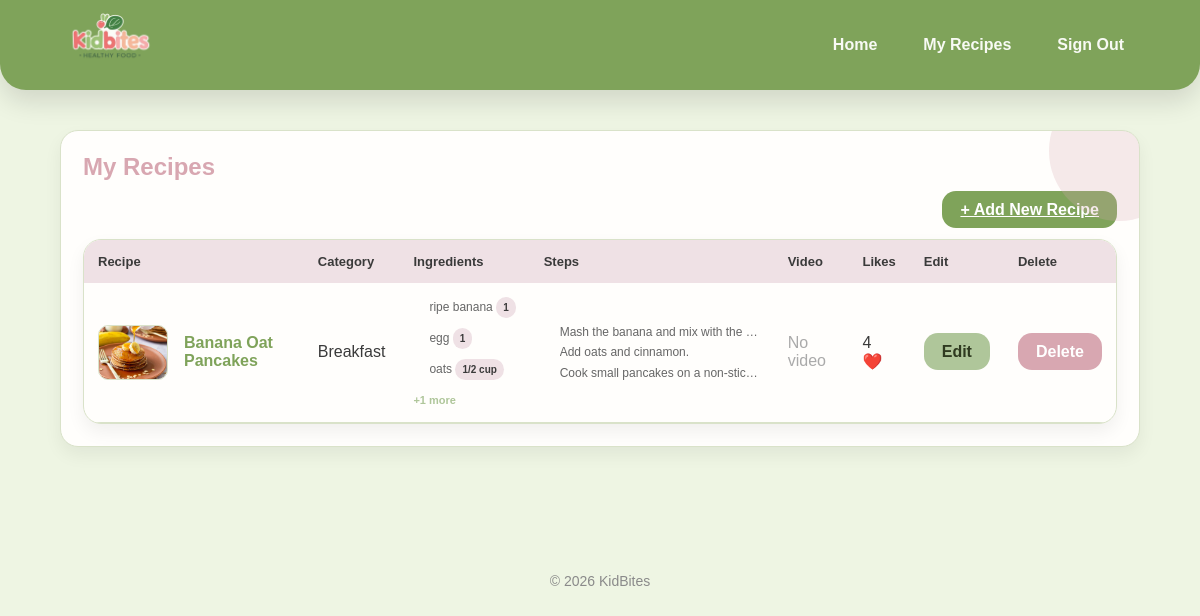
The page /my-recipes.php (signed in) on the database its author committed.
### tables this page shows
CREATE TABLE `recipe` (
  `id` int(11) NOT NULL,
  `userID` int(11) DEFAULT NULL,
  `categoryID` int(11) DEFAULT NULL,
  `name` varchar(100) DEFAULT NULL,
  `description` text,
  `photoFileName` varchar(255) DEFAULT NULL,
  `videoFilePath` varchar(255) DEFAULT NULL
);

CREATE TABLE `recipecategory` (
  `id` int(11) NOT NULL,
  `categoryName` varchar(50) NOT NULL
);

CREATE TABLE `ingredients` (
  `id` int(11) NOT NULL,
  `recipeID` int(11) DEFAULT NULL,
  `ingredientName` varchar(100) DEFAULT NULL,
  `ingredientQuantity` varchar(50) DEFAULT NULL
);

CREATE TABLE `instructions` (
  `id` int(11) NOT NULL,
  `recipeID` int(11) DEFAULT NULL,
  `step` text,
  `stepOrder` int(11) DEFAULT NULL
);

### my-recipes.php (the view, shortened to what this page needs)
<?php
$userID = $_SESSION['userID'];
include "db.php";
$sql = "SELECT r.id, r.name, r.photoFileName, r.videoFilePath, rc.categoryName,
        (SELECT COUNT(*) FROM likes WHERE recipeID = r.id) AS likeCount
        FROM recipe r
        JOIN recipecategory rc ON r.categoryID = rc.id
        WHERE r.userID = ?";
$stmt = $conn->prepare($sql);
$stmt->bind_param("i", $userID);
$stmt->execute();
$result = $stmt->get_result();
$ingredientsMap  = [];
$instructionsMap = [];
$stmt2 = $conn->prepare(
    "SELECT id FROM recipe WHERE userID = ?"
);
$stmt2->bind_param("i", $userID);
$stmt2->execute();
$idsResult = $stmt2->get_result();
$recipeIDs = [];
while ($r = $idsResult->fetch_assoc()) {
    $recipeIDs[] = $r['id'];
}
if (!empty($recipeIDs)) {
    $inList = implode(',', $recipeIDs);
    $ingResult = $conn->query(
        "SELECT recipeID, ingredientName, ingredientQuantity
         FROM ingredients
         WHERE recipeID IN ($inList)
         ORDER BY id ASC"
    );
    while ($row = $ingResult->fetch_assoc()) {
        $ingredientsMap[$row['recipeID']][] = $row;
    }
    $stepResult = $conn->query(
        "SELECT recipeID, step, stepOrder
         FROM instructions
         WHERE recipeID IN ($inList)
         ORDER BY stepOrder ASC"
    );
    while ($row = $stepResult->fetch_assoc()) {
        $instructionsMap[$row['recipeID']][] = $row;
    }
}
?>
<!DOCTYPE html>
<html>
<head>
    <link rel="stylesheet" href="style.css">
</head>
<body>
    <header>
        <div class="container header-inner">
            <a class="brand" href="user.php">
                <img src="images/logo.png" alt="KidBites Logo" class="logo">
            </a>
            <nav class="nav">
                <a href="user.php">Home</a>
                <a href="my-recipes.php">My Recipes</a>
                <a href="signout.php">Sign Out</a>
            </nav>
        </div>
    </header>
    <main>
        <div class="container">
            <div class="card">
                <div class="page-header">
                    <h2>My Recipes</h2>
                    <div style="text-align:right; margin-bottom:20px;">
                        <a href="add-recipe.php" class="btn btn-primary">+ Add New Recipe</a>
                    </div>
                </div>
                <div class="table-wrap">
                    <?php if ($result->num_rows > 0): ?>
                    <table>
                        <thead>
                            <tr>
                                <th>Recipe</th>
                                <th>Category</th>
                                <th>Ingredients</th>
                                <th>Steps</th>
                                <th>Video</th>
                                <th>Likes</th>
                                <th>Edit</th>
                                <th>Delete</th>
                            </tr>
                        </thead>
                        <tbody>
                            <?php while ($row = $result->fetch_assoc()):
                                $rid  = $row['id'];
                                $ings = $ingredientsMap[$rid]  ?? [];
                                $steps = $instructionsMap[$rid] ?? [];
                                $maxShow = 3;
                            ?>
                            <tr>
                                <td>
                                    <a href="view-recipe.php?id=<?= $rid ?>"
                                       style="display:flex; align-items:center; gap:8px; text-decoration:none; color:inherit;">
                                        <img src="images/<?= htmlspecialchars($row['photoFileName']) ?>"
                                             alt="<?= htmlspecialchars($row['name']) ?>"
                                             class="recipe-thumb"
                                             onerror="this.style.display='none'">
                                        <span style="color:#7fa35a; font-weight:600;">
                                            <?= htmlspecialchars($row['name']) ?>
                                        </span>
                                    </a>
                                </td>
                                <td><?= htmlspecialchars($row['categoryName']) ?></td>
                                <td>
                                    <?php if (!empty($ings)): ?>
                                        <ul class="brief-list">
                                            <?php
                                            $shown = 0;
                                            foreach ($ings as $ing):
                                                if ($shown >= $maxShow) break;
                                                $shown++;
                                            ?>
                                                <li>
                                                    <?= htmlspecialchars($ing['ingredientName']) ?>
                                                    <span class="badge" style="font-size:10px; padding:2px 7px;">
                                                        <?= htmlspecialchars($ing['ingredientQuantity']) ?>
                                                    </span>
                                                </li>
                                            <?php endforeach; ?>
                                        </ul>
                                        <?php if (count($ings) > $maxShow): ?>
                                            <span class="more-label">+<?= count($ings) - $maxShow ?> more</span>
                                        <?php endif; ?>
                                    <?php else: ?>
                                        <span style="color:#aaa; font-size:12px;">—</span>
                                    <?php endif; ?>
                                </td>
                                <td>
                                    <?php if (!empty($steps)): ?>
                                        <ol class="brief-list">
                                            <?php
                                            foreach ($steps as $step):
                                            ?>
                                                <li><?= htmlspecialchars($step['step']) ?></li>
                                            <?php endforeach; ?>
                                        </ol>
                                    <?php else: ?>
                                        <span style="color:#aaa; font-size:12px;">—</span>
                                    <?php endif; ?>
                                </td>
                                <td>
                                    <?php if (!empty($row['videoFilePath'])): ?>
                                        <a href="videos/<?= htmlspecialchars($row['videoFilePath']) ?>"
                                           target="_blank">🎥 Watch</a>
                                    <?php else: ?>
                                        <span style="color:#aaa;">No video</span>
                                    <?php endif; ?>
                                </td>
                                <td><?= $row['likeCount'] ?> ❤️</td>
                                <td>
                                    <a href="edit-recipe.php?id=<?= $rid ?>" class="btn btn-secondary">Edit</a>
                                </td>
                                <td>
                                    <a href="delete-recipe.php?id=<?= $rid ?>"
                                       class="btn"
                                       style="background:#d8a7b1;color:white;"
                                       onclick="return confirm('Are you sure you want to delete this recipe?');">
                                        Delete
                                    </a>
                                </td>
                            </tr>
                            <?php endwhile; ?>
                        </tbody>
                    </table>
                    <?php else: ?>
                        <p style="text-align:center; color:#888; padding:30px;">
                            You have no recipes yet. <a href="add-recipe.php">Add your first recipe!</a>
                        </p>
                    <?php endif; ?>
                </div>
            </div>
        </div>
    </main>
    <footer>
        <p>© 2026 KidBites</p>
    </footer>
</body>
</html>

### style.css (style rules this page uses)
* { box-sizing: border-box; }
body { margin: 0; font-family: Arial, sans-serif; color: #3a3a3a; background: #eef5e3; }
.container { width: 90%; margin: auto; }
header { background: #7fa35a; box-shadow: 0 12px 26px rgba(0,0,0,0.12); border-bottom-left-radius: 26px; border-bottom-right-radius: 26px; padding: 0; }
.header-inner { display: flex; align-items: center; justify-content: space-between; height: 90px; }
.brand { font-size: 22px; font-weight: 800; color: white; text-decoration: none; }
.nav { display: flex; gap: 14px; }
.nav a { color: #f8faf4; text-decoration: none; font-weight: 600; padding: 8px 16px; border-radius: 999px; transition: background 0.25s ease; }
main { padding: 40px 0 60px; }
.card { background: #fffefc; border-radius: 18px; padding: 22px; margin-bottom: 28px; border: 1px solid #d9e2c9; box-shadow: 0 8px 18px rgba(0,0,0,0.06); position: relative; overflow: hidden; }
.card::before { content: ""; position: absolute; top: -50px; right: -50px; width: 140px; height: 140px; background: rgba(216,167,177,0.25); border-radius: 50%; }
.badge { display: inline-block; background: #efe1e5; color: #3a3a3a; padding: 6px 14px; border-radius: 999px; font-size: 12px; font-weight: 700; margin-bottom: 10px; }
h2 { color: #d8a7b1; margin-top: 0; }
.btn { padding: 10px 18px; border-radius: 14px; border: none; cursor: pointer; font-weight: 700; background: #e5e5e5; transition: transform 0.15s ease, box-shadow 0.15s ease; }
.btn-primary { background: #7fa35a; color: white; }
.btn-secondary { background: #afc69a; color: #2f3a20; }
.table-wrap { background: #fffefc; border-radius: 18px; overflow-x: auto; box-shadow: 0 8px 18px rgba(0,0,0,0.06); border: 1px solid #d9e2c9; }
table { width: 100%; border-collapse: collapse; }
thead th { padding: 14px; text-align: left; font-size: 13px; font-weight: 800; background: #efe1e5; }
tbody td { padding: 14px; border-bottom: 1px solid #d9e2c9; }
table a { color: #7fa35a; text-decoration: none; font-weight: 600; }
footer { text-align: center; padding: 24px 0; font-size: 14px; color: #8a8a8a; }
.logo { max-height: 150px; width: auto; }
tbody td { vertical-align: middle; }

### my-recipes.php (style rules this page uses)
.brief-list { margin: 0; padding-left: 16px; font-size: 12px; color: #666; line-height: 1.7; }
.brief-list li { white-space: nowrap; overflow: hidden; text-overflow: ellipsis; max-width: 200px; }
.more-label { font-size: 11px; color: #afc69a; font-weight: 700; }
.recipe-thumb { width: 70px; height: 55px; border-radius: 10px; object-fit: cover; vertical-align: middle; margin-right: 8px; border: 1px solid #d9e2c9; }

### rows shown on the page
recipe: photoFileName (picture), name "Banana Oat Pancakes", categoryID.categoryName "Breakfast", count($ings)-$maxShow "1", videoFilePath "No video", likeCount "4"
ingredients: ingredientName "ripe banana", ingredientQuantity "1"
ingredients: ingredientName "egg", ingredientQuantity "1"
ingredients: ingredientName "oats", ingredientQuantity "1/2 cup"
instructions: step "Mash the banana and mix with the…"
instructions: step "Add oats and cinnamon."
instructions: step "Cook small pancakes on a non-stic…"
